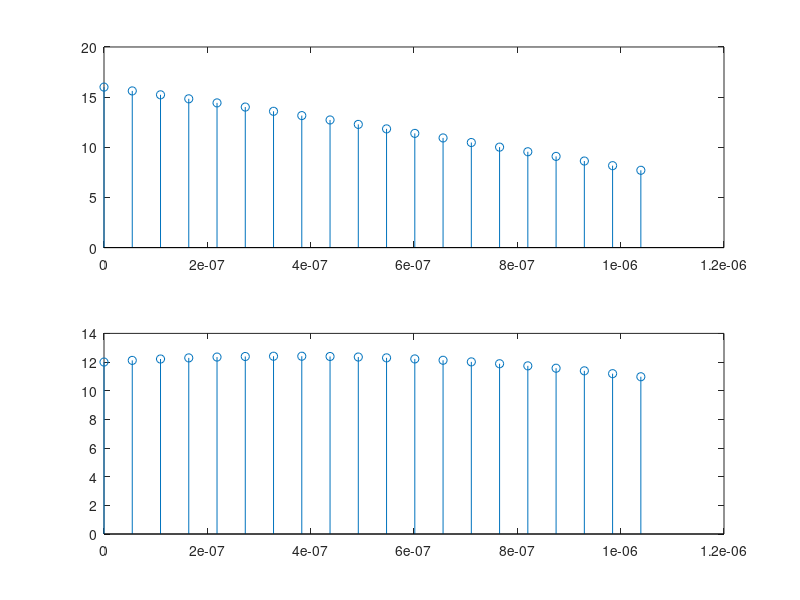
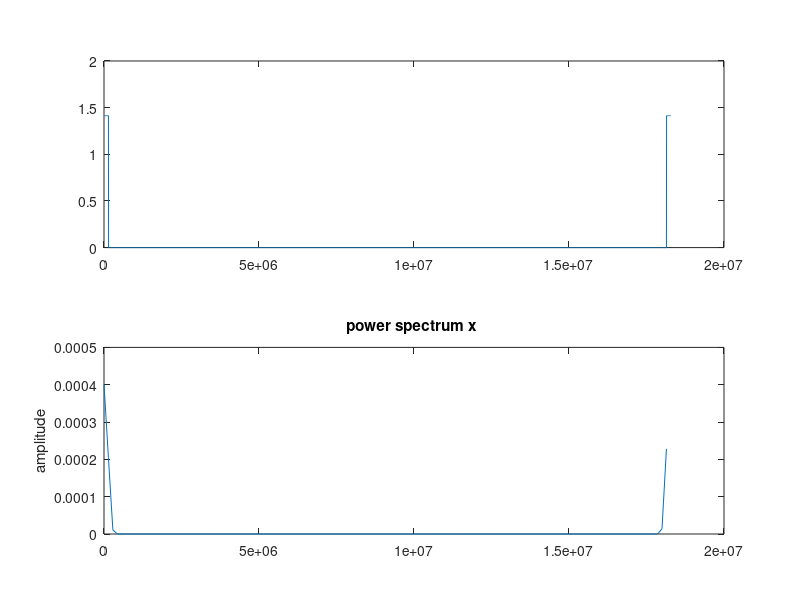
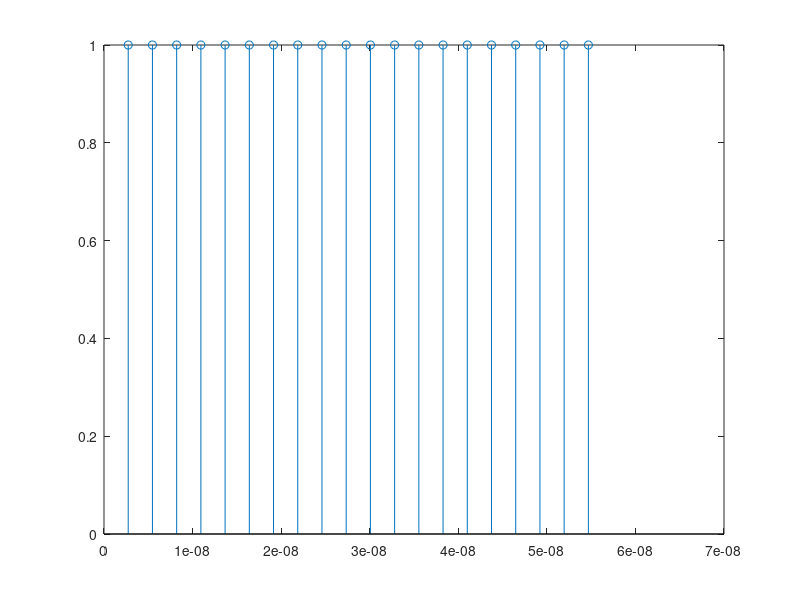
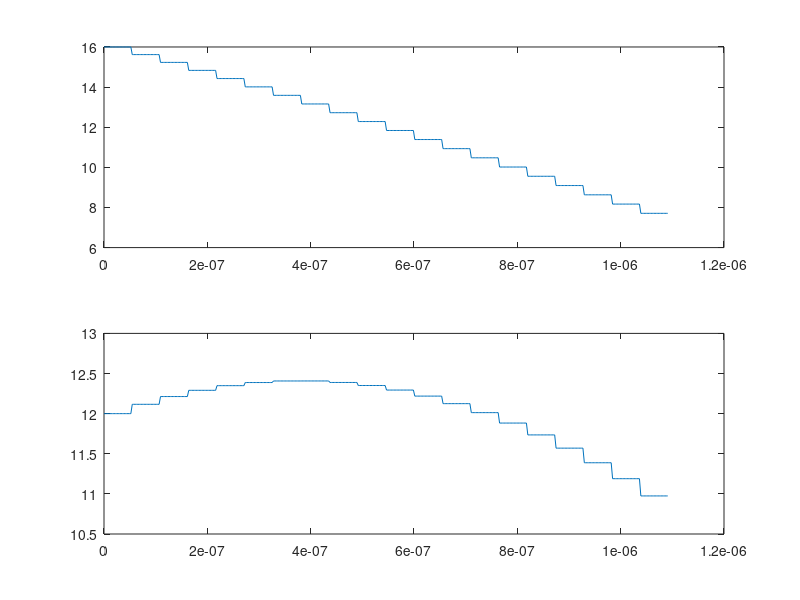

Recreate these plots in MATLAB, in order. (Note: this script raises an error after producing the figures.)
% Arroyo Auz Christian Xavier.
clear all;
close all;


%DVB-T Parameters
Tu=224e-6; %useful OFDM symbol period
T=Tu/2048; %baseband elementary period
G=0; %choice of 1/4, 1/8, 1/16, and 1/32
delta=G*Tu; %guard band duration
Ts=delta+Tu; %total OFDM symbol period
Kmax=64; %number of subcarriers
Kmin=0;
FS=4096; %IFFT/FFT length
q=10; %carrier period to elementary period ratio
fc=q*1/T; %carrier frequency
Rs=4*fc; %simulation period
t=0:1/Rs:Tu;


%Data generator (A)
M=Kmax+1;
rand('state',0);
a=-1+2*round(rand(M,1)).'+1i*(-1+2*round(rand(M,1))).';
A=length(a);
info=zeros(FS,1);
info(1:(A/2)) = ( a(1:(A/2)).'); %Zero padding
info((FS-((A/2)-1)):FS) = ( a(((A/2)+1):A).');


%Subcarriers generation (B)
carriers=FS.*ifft(info,FS);
tt=0:T/2:Tu;


figure(1);
subplot(211);
stem(tt(1:20),real(carriers(1:20)));
subplot(212);
stem(tt(1:20),imag(carriers(1:20)));


figure(2);
f=(2/T)*(1:(FS))/(FS);
subplot(211);
plot(f,abs(fft(carriers,FS))/FS);
subplot(212);
pwelch(carriers,[],[],[],2/T);


% D/A simulation
L = length(carriers);
chips = [ carriers.';zeros((2*q)-1,L)];
p=1/Rs:1/Rs:T/2;
g=ones(length(p),1); %pulse shape
figure(3);
stem(p,g);
dummy=conv(g,chips(:));
u=(dummy(1:length(t))); % (C)



figure(4);
subplot(211);
plot(t(1:400),real(u(1:400)));
subplot(212);
plot(t(1:400),imag(u(1:400)));


figure(5);
ff=(Rs)*(1:(q*FS))/(q*FS);
subplot(211);
plot(ff,abs(fft(u,q*FS))/FS);
subplot(212);
pwelch(u,[],[],[],Rs);
[b,a] = butter(13,1/20); %reconstruction filter
[H,F] = FREQZ(b,a,FS,Rs);


figure(6);
plot(F,20*log10(abs(H)));
uoft = filter(b,a,u); %baseband signal (D)


figure(7);
subplot(211);
plot(t(80:480),real(uoft(80:480)));
subplot(212);
plot(t(80:480),imag(uoft(80:480)));


figure(8);
subplot(211);
plot(ff,abs(fft(uoft,q*FS))/FS);
subplot(212);
pwelch(uoft,[],[],[],Rs);


%Upconverter
s_tilde=(uoft.').*exp(1i*2*pi*fc*t);
s=real(s_tilde); %passband signal (E)
figure(9);
plot(t(80:480),s(80:480));


figure(10);
subplot(211);
%plot(ff,abs(fft(((real(uoft).').*cos(2*pi*fc*t)),q*FS))/FS);
%plot(ff,abs(fft(((imag(uoft).').*sin(2*pi*fc*t)),q*FS))/FS);
plot(ff,abs(fft(s,q*FS))/FS);
subplot(212);
%pwelch(((real(uoft).').*cos(2*pi*fc*t)),[],[],[],Rs);
%pwelch(((imag(uoft).').*sin(2*pi*fc*t)),[],[],[],Rs);
pwelch(s,[],[],[],Rs);